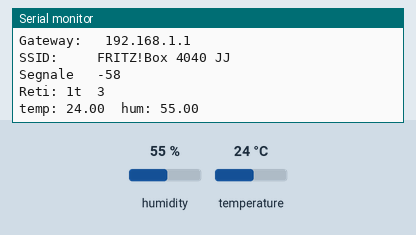
Simulated run of this sketch. Board: ESP8266 (NodeMCU). Shown: the last lines printed to the serial monitor. The test bench sets the inputs (shaded band); at power-on: humidity 55 %, temperature 24 °C. WiFi joins after 1.5 s; servers stay silent unless stated; a WiFi scan finds three made-up networks.

Above: at 6.7 s.
6.8 s: humidity set to 22 %
At 8.1 s:
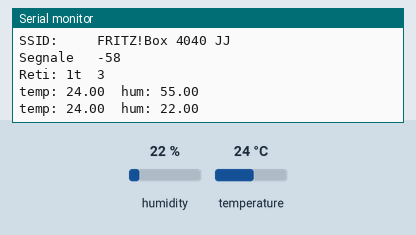
8.3 s: temperature set to 12 °C
At 9.7 s:
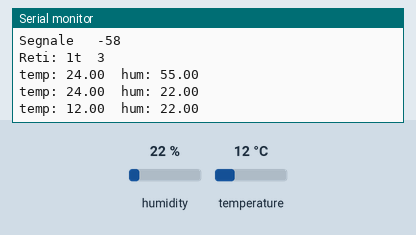
9.8 s: humidity set to 40 %
At 12.2 s:
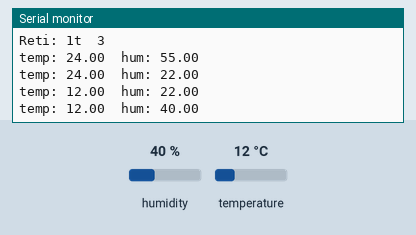
Timing chart, 0 to 13.7 s (numbered marks = the images above; inputs shaded):
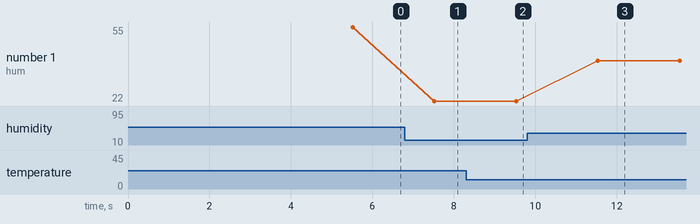

The sketch:

Trasduttore_di_temperatura_ESP8266.ino
```cpp
#include <Arduino.h>
#include <DHT.h>                           //Abbiamo creato una classe, includendo una libreria per l'utilizzo del trasduttore che ci evita la programmazione della trasmissione dei dati dello stesso
#include <ESP8266WiFi.h>

byte ledPin = LED_BUILTIN;                 //led interno alla break-out board dichiarato e pronto per essere usato

char ssid[] = "FRITZ!Box 4040 JJ";         //SSID della rete WiFi (una stringa è un'array di caratteri in 8 bit convertito in codice americano Aschi) (char è la funzione con cui noi diciamo al programmatore di creare un'array di caratteri)
char pass[] = "69427333460009232869";      //password della rete WiFi

WiFiServer server(80);                     //attiva il server sulla porta 80

IPAddress ip      ( 10, 250, 250, 121);    //indirizzo IP del server
IPAddress gateway ( 10,   3,  27, 200);    //gateway della rete
IPAddress subnet  (255,   0,   0,   0);    //subnet mask della rete

#define DHTPIN D4                          //Con questa riga impostiamo una costante ovvero impostiamo il pin D4 del ESP come ricevitore dei dati
#define DHTTYPE DHT22                      //Definiamo il tipo di trasduttore che useremo

DHT dht(DHTPIN, DHTTYPE);                  //Creazione della virtualizzazione nel programma del trasduttore

float h, t;

#define DHTtimeout 2000
unsigned long DHTtimer = 0;

String answer;

void setup() {

Serial.begin(115200);                      // Classe=Serial Metodo=begin 115200=Velocità di trasmissione BIT/sec (Il metodo è il nome che prende una funzione legato a una classe) (La proprietà è una variabile legata a una classe)
Serial.println("Booting");
pinMode( ledPin, OUTPUT);

dht.begin();

WiFi.config (ip, gateway, subnet);
WiFi.begin (ssid, pass);                  //si collega al WiFi
while ( WiFi.status() != WL_CONNECTED ){  //status va a leggere un registro del microcontrollore scritto dalla parte radio del microcontrollore fino a quando  (!=Not)
  Serial.print( ".");
  delay (500);
}
server.begin();                           //avvia il server TCP

  Serial.println( "Connesso al Wifi" );                 //notifica i parametri di rete
  Serial.print( "stato: \t\t" );      Serial.println( WiFi.status() );
  Serial.print( "Indirizzo IP: \t" ); Serial.println( WiFi.localIP() );
  Serial.print( "Subnet Mask: \t" );  Serial.println( WiFi.subnetMask() );
  Serial.print( "Gateway: \t" );      Serial.println( WiFi.gatewayIP() );
  Serial.print( "SSID: \t\t" );       Serial.println( WiFi.SSID() );
  Serial.print( "Segnale \t" );       Serial.println( WiFi.RSSI() );
  Serial.print( "Reti: 1t\t" );       Serial.println( WiFi.scanNetworks() );

delay(2000);
}

void loop() {
  if( millis() > DHTtimer + DHTtimeout ){
 h = dht.readHumidity();            //Viene dichiarata la variabile "h" e gli assegno un valore ricavato da un metodo(funzione)
 t = dht.readTemperature();         //Viene dichiarata la variabile "t" e gli assegno un valore ricavato da un metodo(funzione)
DHTtimer = millis();

Serial.printf("temp: %.2f\t", t);        //printf=print formattato, ovvero stampo una stringa che viene modificata in base ad alcuni caratteri speciali come % o \(codici di escape con cui interpreta il carattere successivo e svolge un'azione)
Serial.printf("hum: %.2f\n", h);         //.2 permette di visualizzare 2 cifre decimali dopo lo 0
 }                                       //delay=indica un ritardo in millisecondi MENTRE delay microsecond=indica un ritardo in microsecondi

WiFiClient client = server.available();  //crea il client WiFi
if ( client ){

 if ( client.connected() ){              //BUFFER=
  digitalWrite( ledPin, LOW );
  String request = client.readStringUntil ( '\r' );
  client.flush ();                       //FLUSH=pulizia del client
  client.println ( String( t, 1) );      //STRING=trasforma in stringa un valore numerico
  digitalWrite( ledPin, HIGH);
 }

 client.stop();                          //chiude il collegamento con il client
}
}
```

Measured:
- after the input at 6.8 s, the serial monitor: prints a new line after 0.72 s (image 1)
- after the input at 8.3 s, the serial monitor: prints a new line after 1.2 s (image 2)
- after the input at 9.8 s, the serial monitor: prints a new line after 1.7 s (image 3)
- plotted number 1: 55 → 22 after the input at 6.8 s, 22 → 40 after the input at 9.8 s
